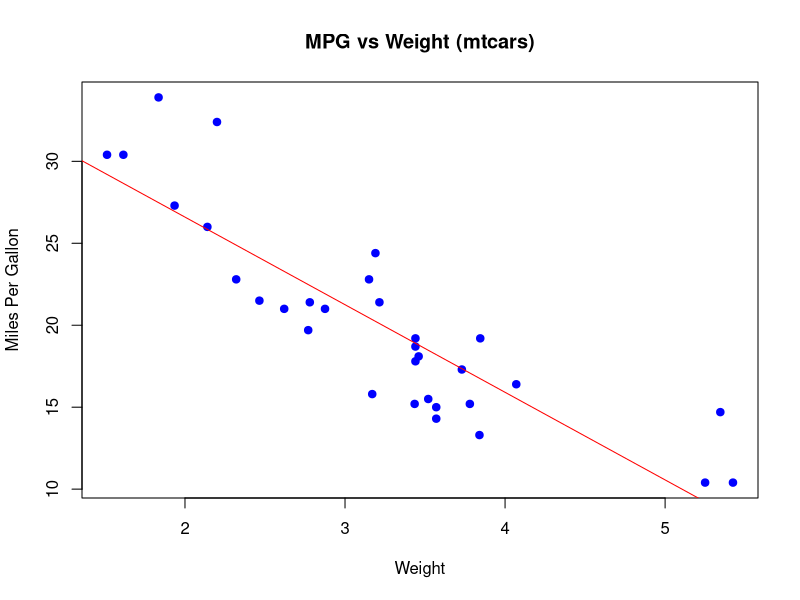
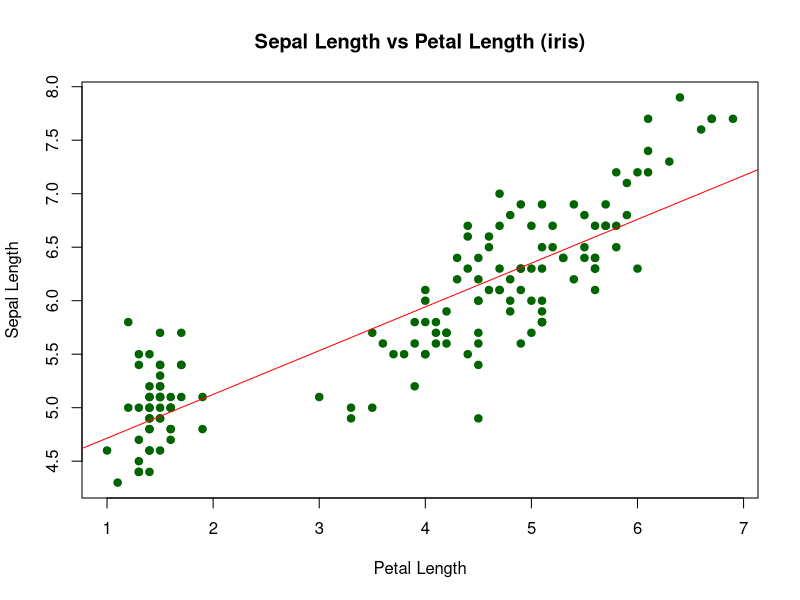

Here is the R script that generated these plots, in order:
# regression_analysis.R

# Dataset 1: mtcars
data(mtcars)
model1 <- lm(mpg ~ wt, data = mtcars)
summary(model1)

png("regression_plot1_mtcars.png")
plot(mtcars$wt, mtcars$mpg, main = "MPG vs Weight (mtcars)",
     xlab = "Weight", ylab = "Miles Per Gallon", pch = 19, col = "blue")
abline(model1, col = "red")
dev.off()

# Dataset 2: iris
data(iris)
model2 <- lm(Sepal.Length ~ Petal.Length, data = iris)
summary(model2)

png("regression_plot2_iris.png")
plot(iris$Petal.Length, iris$Sepal.Length, main = "Sepal Length vs Petal Length (iris)",
     xlab = "Petal Length", ylab = "Sepal Length", pch = 19, col = "darkgreen")
abline(model2, col = "red")
dev.off()
